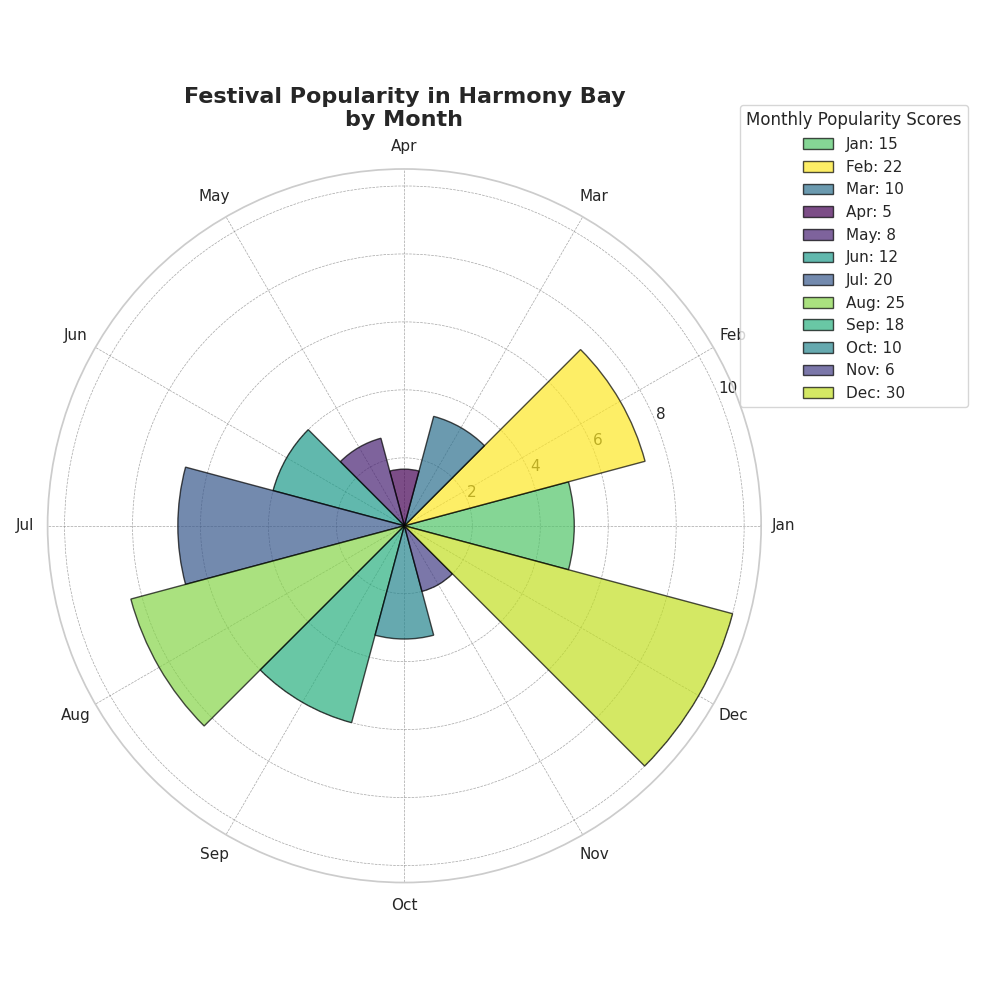

Generate this figure with Python:
import numpy as np
import matplotlib.pyplot as plt

months = np.arange(1, 13)
popularity_scores = np.array([15, 22, 10, 5, 8, 12, 20, 25, 18, 10, 6, 30])

max_radius = 10
radii = popularity_scores / popularity_scores.max() * max_radius

angles = np.linspace(0, 2 * np.pi, len(months), endpoint=False)

colors = plt.cm.viridis(np.linspace(0, 1, len(months)))
colors = colors[np.random.permutation(len(months))]  # Shuffle the color order

plt.figure(figsize=(10, 10))
ax = plt.subplot(111, polar=True)

bars = ax.bar(angles, radii, width=2*np.pi/len(months), color=colors, alpha=0.7, edgecolor='black')

month_labels = ['Jan', 'Feb', 'Mar', 'Apr', 'May', 'Jun', 'Jul', 'Aug', 'Sep', 'Oct', 'Nov', 'Dec']
ax.set_xticks(angles)
ax.set_xticklabels(month_labels)

ax.set_title("Festival Popularity in Harmony Bay\nby Month", va='bottom', fontsize=16, fontweight='bold')
ax.grid(color='grey', linestyle='--', linewidth=0.5, alpha=0.7)

legend_labels = [f"{month}: {score}" for month, score in zip(month_labels, popularity_scores)]
ax.legend(bars, legend_labels, loc='upper right', bbox_to_anchor=(1.3, 1.1), title="Monthly Popularity Scores")

plt.tight_layout()
plt.show()
